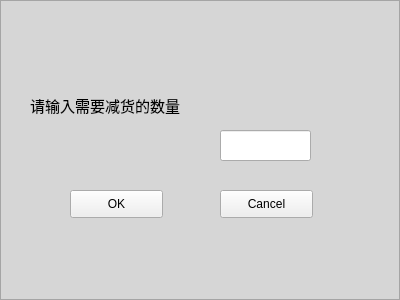
<?xml version="1.0" encoding="UTF-8"?>
<ui version="4.0">
 <class>minus</class>
 <widget class="QWidget" name="minus">
  <property name="geometry">
   <rect>
    <x>0</x>
    <y>0</y>
    <width>400</width>
    <height>300</height>
   </rect>
  </property>
  <property name="windowTitle">
   <string>商品减货</string>
  </property>
  <widget class="QFrame" name="frame">
   <property name="geometry">
    <rect>
     <x>0</x>
     <y>0</y>
     <width>400</width>
     <height>300</height>
    </rect>
   </property>
   <property name="styleSheet">
    <string notr="true">QFrame{
background-color:rgb(214, 214, 214)}</string>
   </property>
   <property name="frameShape">
    <enum>QFrame::StyledPanel</enum>
   </property>
   <property name="frameShadow">
    <enum>QFrame::Raised</enum>
   </property>
   <widget class="QLineEdit" name="number">
    <property name="geometry">
     <rect>
      <x>220</x>
      <y>130</y>
      <width>91</width>
      <height>31</height>
     </rect>
    </property>
   </widget>
   <widget class="QLabel" name="label">
    <property name="geometry">
     <rect>
      <x>30</x>
      <y>80</y>
      <width>191</width>
      <height>51</height>
     </rect>
    </property>
    <property name="font">
     <font>
      <pointsize>11</pointsize>
     </font>
    </property>
    <property name="text">
     <string>请输入需要减货的数量</string>
    </property>
   </widget>
   <widget class="QPushButton" name="pushButton">
    <property name="geometry">
     <rect>
      <x>70</x>
      <y>190</y>
      <width>93</width>
      <height>28</height>
     </rect>
    </property>
    <property name="text">
     <string>OK</string>
    </property>
   </widget>
   <widget class="QPushButton" name="pushButton_2">
    <property name="geometry">
     <rect>
      <x>220</x>
      <y>190</y>
      <width>93</width>
      <height>28</height>
     </rect>
    </property>
    <property name="text">
     <string>Cancel</string>
    </property>
   </widget>
  </widget>
 </widget>
 <resources/>
 <connections/>
</ui>
